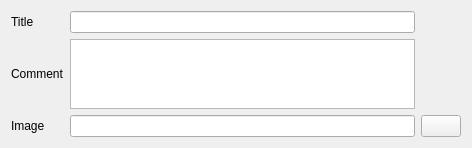
<?xml version="1.0" encoding="UTF-8"?>
<ui version="4.0">
 <class>GTAActionTitleWidget</class>
 <widget class="QWidget" name="GTAActionTitleWidget">
  <property name="geometry">
   <rect>
    <x>0</x>
    <y>0</y>
    <width>472</width>
    <height>145</height>
   </rect>
  </property>
  <property name="windowTitle">
   <string>Form</string>
  </property>
  <layout class="QGridLayout" name="gridLayout_2">
   <item row="0" column="0">
    <layout class="QGridLayout" name="gridLayout">
     <item row="0" column="2">
      <widget class="QLineEdit" name="TitleLE"/>
     </item>
     <item row="1" column="0">
      <widget class="QLabel" name="label_2">
       <property name="text">
        <string>Comment</string>
       </property>
      </widget>
     </item>
     <item row="1" column="2">
      <widget class="QTextEdit" name="CommentLE"/>
     </item>
     <item row="0" column="0">
      <widget class="QLabel" name="label">
       <property name="text">
        <string>Title</string>
       </property>
      </widget>
     </item>
     <item row="2" column="0">
      <widget class="QLabel" name="label_3">
       <property name="text">
        <string>Image</string>
       </property>
      </widget>
     </item>
     <item row="2" column="2">
      <widget class="QLineEdit" name="ImageNameLE">
       <property name="readOnly">
        <bool>true</bool>
       </property>
      </widget>
     </item>
     <item row="2" column="3">
      <widget class="QPushButton" name="SearchPB">
       <property name="text">
        <string/>
       </property>
       <property name="icon">
        <iconset resource="../resource.qrc">
         <normaloff>:/images/forms/img/SEARCH.png</normaloff>:/images/forms/img/SEARCH.png</iconset>
       </property>
      </widget>
     </item>
    </layout>
   </item>
  </layout>
 </widget>
 <resources>
  <include location="../resource.qrc"/>
 </resources>
 <connections/>
</ui>
